Frame 1 (no input): blank canvas, image omitted
Frame 60 (no input): blank canvas, image omitted
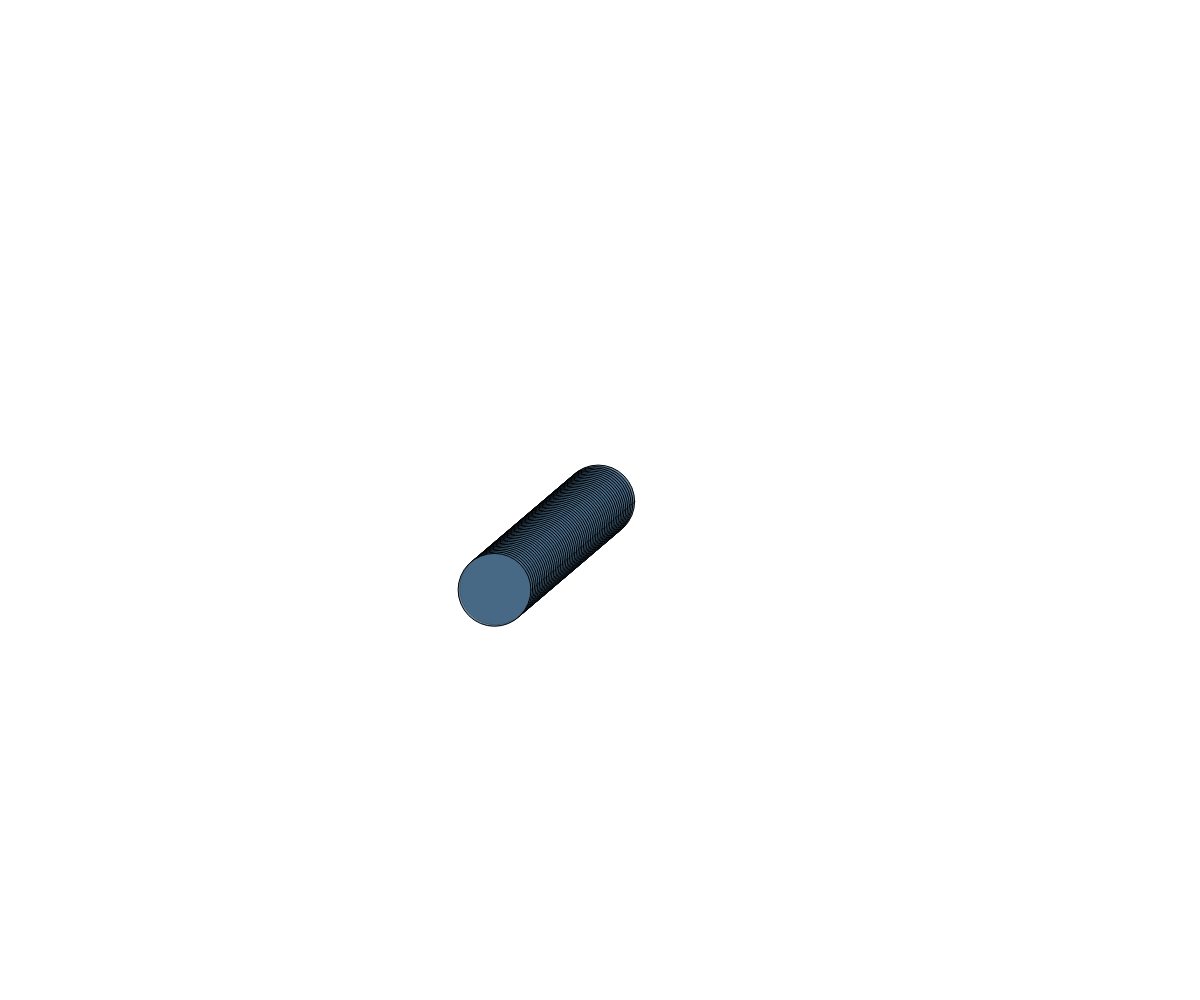
Frame 120 (the mouse pressed at the canvas centre since frame 60)

The p5.js sketch whose frames 1 and 60 were blank and that drew this single picture after the mouse press (run headless with seeded random() and noise() and a simulated clock; from frame 60 on, the mouse is pressed at the canvas centre):

// p5.js sketch
// ── sketch.js
var balls = [];
var ax = -1;
var ay = 1;
// Bluish-gray
var palette = ['rgba(34, 45, 51, 0.82)', 'rgba(36, 56, 79, 0.82)', 'rgba(118, 152, 180, 0.82)', 'rgba(74, 94, 100, 0.82)', 'rgba(71, 105, 133, 0.82)'];
// Beige-Teal
var palette2 = ['rgba(237, 238, 201, 0.82)', 'rgba(221, 231, 199, 0.82)', 'rgba(191, 216, 189, 0.82)', 'rgba(152, 201, 163, 0.82)', 'rgba(119, 191, 163, 0.82)'];

function setup () {
	createCanvas(windowWidth, windowHeight);
}

function mousePressed () {
	var r = random(5, 100);
	var col = palette[Math.floor(Math.random() * palette.length)];
	balls.push({x: mouseX, y: mouseY, ax: random(-3, 3), ay: random(-3, 3), r, col});
}

function draw () {
	//background('rgba(255,255,255,0.1)');

	for (var i = 0; i < balls.length; i++) {
		balls[i].x += balls[i].ax;
		balls[i].y += balls[i].ay;

		if (balls[i].x > width - balls[i].r || balls[i].x < balls[i].r) {
			balls[i].ax *= -1;
		}
		if (balls[i].y > height - balls[i].r || balls[i].y < balls[i].r) {
			balls[i].ay *= -1;
		}

		fill(balls[i].col);
		ellipse(balls[i].x, balls[i].y, balls[i].r, balls[i].r);
	}
}


function windowResized(){
	resizeCanvas(windowWidth, windowHeight);
}
